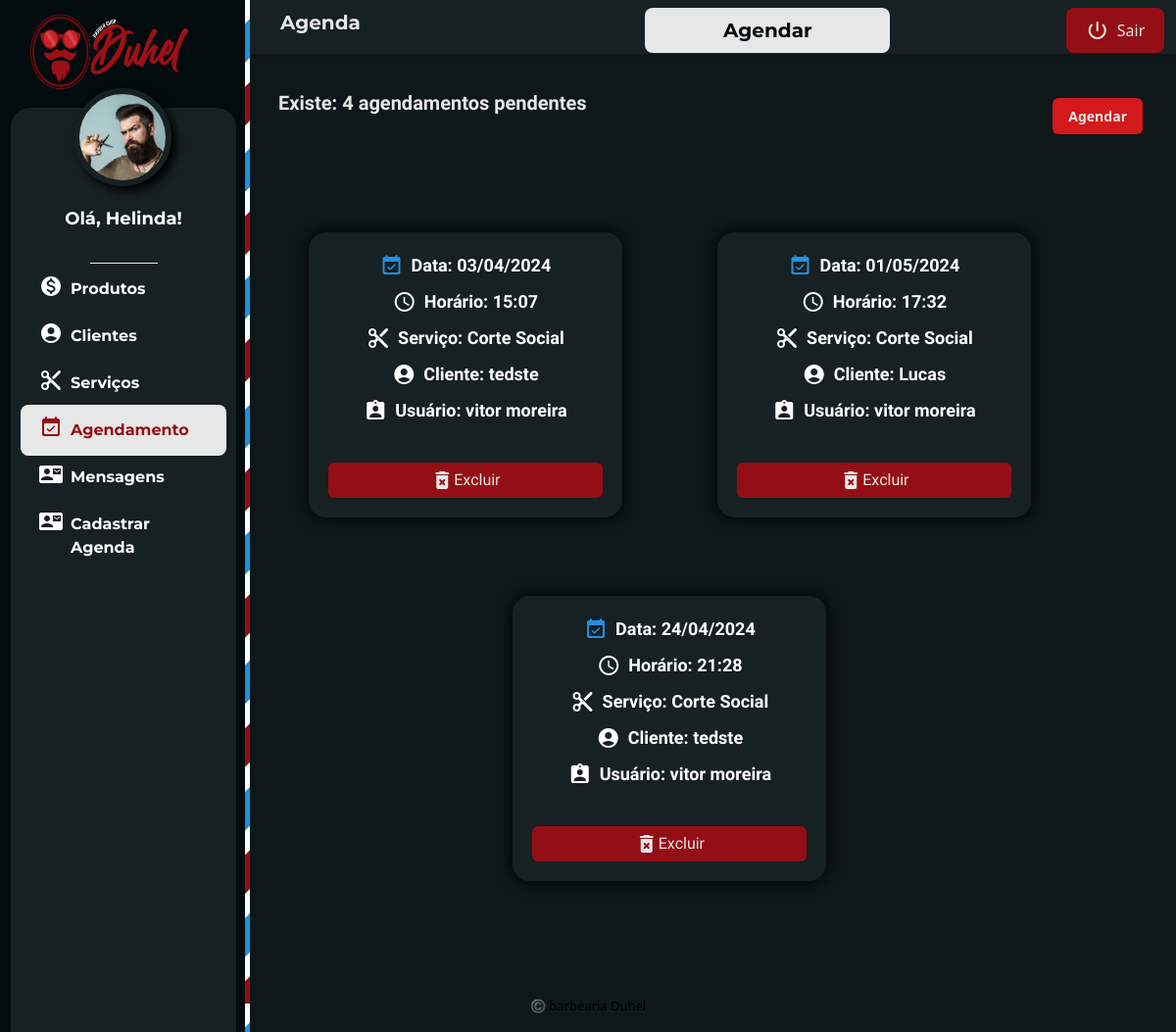
The app's page /private-adm/info-agenda.php (signed in), older data.
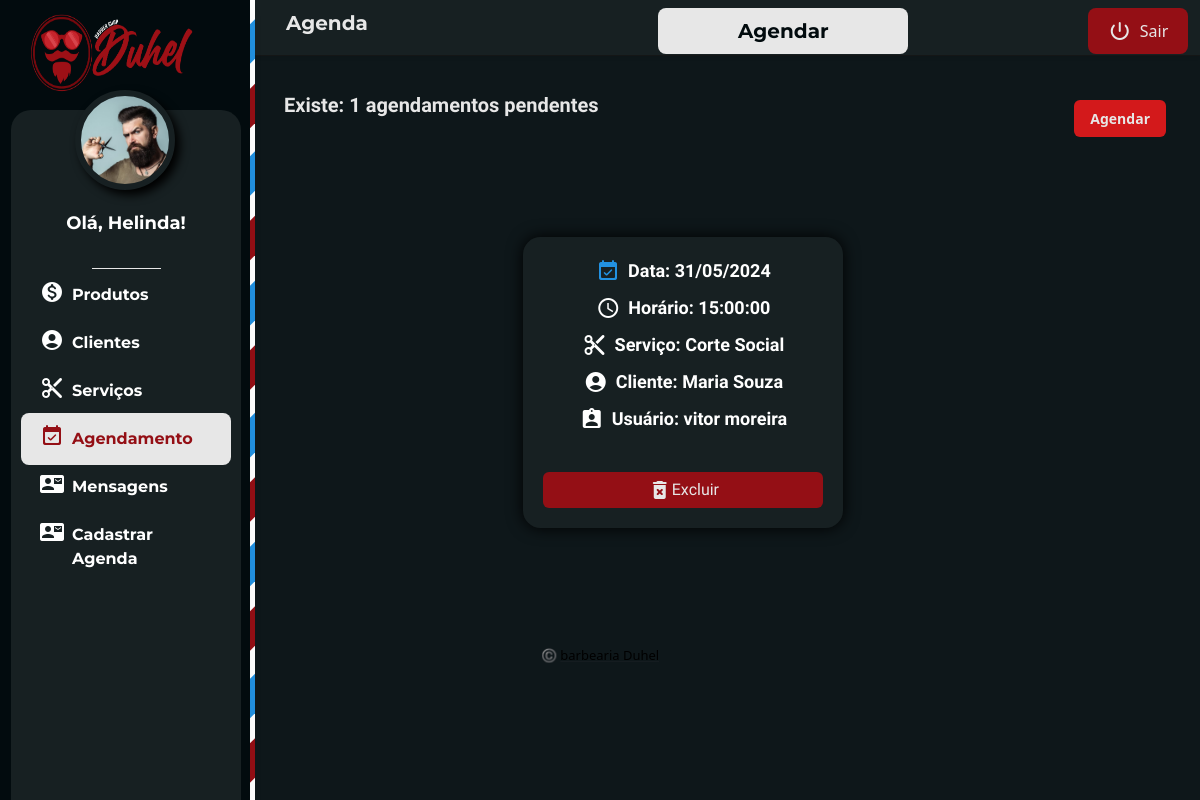
The same page, newer data.
### tables this page shows
CREATE TABLE `tbagenda` (
  `idagenda` int(11) NOT NULL,
  `dataAgenda` date NOT NULL,
  `horaAgenda` time NOT NULL,
  `idcliente` int(11) NOT NULL,
  `idservico` int(11) NOT NULL,
  `idusuario` int(11) NOT NULL
);

CREATE TABLE `tbservico` (
  `idServico` int(11) NOT NULL,
  `nomeServico` varchar(300) NOT NULL,
  `descServico` varchar(300) NOT NULL,
  `fotoServico` varchar(300) NOT NULL
);

CREATE TABLE `tbcliente` (
  `idCliente` int(11) NOT NULL,
  `nomeCliente` varchar(300) NOT NULL,
  `cpfCliente` varchar(15) NOT NULL,
  `celularCliente` varchar(15) NOT NULL
);

CREATE TABLE `tbusuario` (
  `idusuario` int(11) NOT NULL,
  `nomeUsuario` varchar(300) NOT NULL,
  `cpfUsuario` varchar(15) NOT NULL,
  `celularUsuario` varchar(15) NOT NULL
);

### classes/Agenda.php (called while the page is built, shortened)
<?php
class Agenda
{
    public function listar()
    {
        $conexao = Conexao::conectar();
        $querySelect = "SELECT idagenda, date_format(dataAgenda, '%d/%m/%Y') as dataAgenda, horaAgenda as horaAgenda, tbcliente.nomeCliente , tbservico.nomeServico , tbusuario.nomeUsuario
                            FROM tbagenda
                            INNER JOIN tbservico
                                ON tbagenda.idservico = tbservico.idServico
                            INNER JOIN tbcliente
                                ON tbagenda.idcliente = tbcliente.idCliente
                            INNER JOIN tbusuario
                                ON tbagenda.idusuario = tbusuario.idUsuario";
        $resultado = $conexao->query($querySelect);
        $lista = $resultado->fetchAll();
        return $lista;
    }
    public function contar()
    {
        $con = Conexao::conectar();
        $querySelect = "SELECT COUNT(idagenda) AS Quantidade FROM tbagenda";
        $resultado = $con->query($querySelect);
        $contagem = $resultado->fetchAll();
        return $contagem;
    }
}

### private-adm/info-agenda.php (the view, shortened to what this page needs)
<?php
require_once("../classes/Agenda.php");
try {
    $agenda = new Agenda();
    $listaAgenda = $agenda->listar();
    $agenda = new Agenda();
    $contaAgenda = $agenda->contar();
} catch (Exception $e) {
    echo $e->getMessage();
}
?>
<!DOCTYPE html>
<html lang="pt-BR">
<head>
    <link rel="stylesheet" href="../css/style.css?v=<?php echo filemtime('../css/style.css'); ?>">
    <link rel="stylesheet" href="../css/global.css?v=<?php echo filemtime('../css/global.css'); ?>">
    <link rel="stylesheet" href="../css/private.css?v=<?php echo filemtime('../css/private.css'); ?>">
    <link rel="stylesheet" href="../css/private-produtos.css?v=<?php echo filemtime('../css/private-produtos.css'); ?>">
    <link rel="stylesheet" href="../css/portal.css?v=<?php echo filemtime('../css/portal.css'); ?>">
    <link rel="stylesheet" href="../css/alert.css?v=<?php echo filemtime('../css/alert.css'); ?>">
    <link rel="stylesheet" href="../css/conteudo-pag.css?v=<?php echo filemtime('../css/conteudo-pag.css'); ?>">
    <link rel="stylesheet" href="https://cdnjs.cloudflare.com/ajax/libs/animate.css/4.1.1/animate.min.css" />
    <link rel="stylesheet" href="https://cdnjs.cloudflare.com/ajax/libs/font-awesome/5.15.4/css/all.min.css">
    <link id="theme-style" rel="stylesheet" href="assets/css/portal.css">
</head>
<body class="app" onload="loadEventosDashboard()">
    <header class="app-header fixed-top">
        <div class="app-header-inner">
            <div class="container-fluid py-2">
                <div class="app-header-content">
                    <div class="row justify-content-between">
                        <div class="col-auto">
                        </div>
                        <div class="app-search-box col">
                            <div class="display-f justify-bt align-c header-inicio content-header-list f-mont f-700 f-20">
                                <p>Agenda</p>
                                <a href="./form-agenda.php" class="display-f align-c justify-c">
                                    Agendar
                                </a>
                            </div>
                        </div>
                        <div class="app-utilities col-auto">
                            <div class="header-final principal">
                                <a href="../logout-login.php" class="display-f align-c justify-c">
                                    <span class="material-icons-round m-r">power_settings_new</span>
                                    Sair
                                </a>
                            </div>
                        </div>
                    </div>
                </div>
            </div>
        </div>
        <div id="app-sidepanel" class="app-sidepanel sidepanel-hidden">
            <div class="sidepanel-inner d-flex flex-column">
                <div class="app-branding">
                    <a class="app-logo" href="index.php">
                        <img class="logo-icon me-2" src="../images/logo.png" alt="Logo barbearia Duhel"></a>
                </div>
                <div class="display-f justify-c">
                    <div class="circulo"></div>
                </div>
                <nav id="app-nav-main" class="app-nav app-nav-main flex-grow-1">
                    <ul class="app-menu list-unstyled accordion" id="menu-accordion">
                        <div class="display-f justify-c">
                            <p class="f-mont f-700 f-18 color-white">Olá, Helinda!</p>
                        </div>
                        <div class="display-f justify-c">
                        </div>
                        <li class="nav-item">
                            <a class="nav-link " href="info-produto.php">
                                <span class="nav-icon">
                                    <span class="material-icons-round m-r">monetization_on</span>
                                </span>
                                <span class="nav-link-text f-mont f-700 f-16">Produtos</span>
                            </a>
                        </li>
                        <li class="nav-item">
                            <a class="nav-link " href="info-cliente.php">
                                <span class="nav-icon">
                                    <span class="material-icons-round m-r">account_circle</span>
                                </span>
                                <span class="nav-link-text f-mont f-700 f-16">Clientes</span>
                            </a>
                        </li>
                        <li class="nav-item">
                            <a class="nav-link " href="info-servico.php">
                                <span class="nav-icon">
                                    <span class="material-icons-round m-r">content_cut</span>
                                </span>
                                <span class="nav-link-text f-mont f-700 f-16">Serviços</span>
                            </a>
                        </li>
                        <li class="nav-item">
                            <a class="nav-link active " href="info-agenda.php">
                                <span class="nav-icon">
                                    <span class="material-icons-round m-r">event_available</span>
                                </span>
                                <span class="nav-link-text f-mont f-700 f-16">Agendamento</span>
                            </a>
                        </li>
                        <li class="nav-item">
                            <a class="nav-link" href="info-fale-conosco.php">
                                <span class="nav-icon">
                                    <span class="material-icons m-r">contact_mail</span>
                                </span>
                                <span class="nav-link-text f-mont f-700 f-16">Mensagens</span>
                            </a>
                        </li>
                        <li class="nav-item">
                            <a class="nav-link" href="form-agenda-adm.php">
                                <span class="nav-icon">
                                    <span class="material-icons m-r">contact_mail</span>
                                </span>
                                <span class="nav-link-text f-mont f-700 f-16">Cadastrar Agenda </span>
                            </a>
                        </li>
                    </ul>
                </nav>
            </div>
        </div>
    </header>
    <div class="app-wrapper">
        <div class="app-content pt-3 p-md-3 p-lg-4">
            <div class="row g-3 mb-4 align-items-center justify-content-between">
                <div class="col-auto">
                    <p>
                        <?php
                        foreach ($contaAgenda as $linha) {
                            echo ("<label class='f-kanit f-900 f-20 m-b color-grey-ligth'> Existe: " . $linha['Quantidade'] . " agendamentos pendentes</label>");
                        }
                        ?>
                    </p>
                </div>
                <div class="col-auto">
                    <div class="page-utilities">
                        <div class="row g-2 justify-content-start justify-content-md-end">
                            <div class="col-auto">
                                <a id="cadastroMemb" class="btn app-btn-primary" href="./form-agenda.php" class="display-f align-c justify-c">
                                    Agendar
                                </a>
                            </div>
                        </div>
                    </div>
                </div>
            </div>
            <div class="container-xl d-flex row" id="eventos">
                <div class="content-pagina ">
                    <div class="content-body ">
                        <?php
                        echo ("<div class='display-f align-c w-100 content-card-content justify-content-around'>");
                        foreach ($listaAgenda as $linhas) {
                            echo ("
                        <div class='card-pag-cliente animate_card'>
                        <div class='content-card'>
                            <div class='display-f align-c justify-c f-kanit f-900 f-18 m-b'>
                            <span class='material-icons-round m-r color-blue'>event_available</span>
                             Data: " . $linhas['dataAgenda'] . "</div>
                            <div class='display-f align-c justify-c f-kanit f-900 f-18 m-b'>
                            <span class='material-icons-outlined m-r'>watch_later</span>
                            Horário: " . $linhas['horaAgenda'] . "</div>
                            <div class='display-f align-c justify-c f-kanit f-900 f-18 m-b'>
                            <span class='material-icons-round m-r'>content_cut</span>
                            Serviço: " . $linhas['nomeServico'] . "</div>
                            <div class='display-f align-c justify-c f-kanit f-900 f-18 m-b'>
                            <span class='material-icons-round m-r'>account_circle</span>
                            Cliente: " . $linhas['nomeCliente'] . "</div>
                            <div class='display-f align-c justify-c f-kanit f-900 f-18 m-b'>
                            <span class='material-icons-round m-r'>assignment_ind</span>
                            Usuário: " . $linhas['nomeUsuario'] . "</div>
                            <div class='m-t'>
                                <a href='excluir.php?excAgenda=" . $linhas['idagenda'] . "'>
                                    <div class='f-kanit botao-excluir display-f justify-c align-c'>
                                    <span class='material-icons-round'>delete_forever</span>
                                        Excluir
                                    </div>
                                </a>
                            </div>
                        </div>
                    </div>
                        ");
                        }
                        echo ("</div>");
                        ?>
                    </div>
                </div>
            </div>
        </div>
    </div>
    <footer class=" app-footer">
        <div class="container text-center py-3">
            <small class="copyright">©️ <a class="app-link" href="#" target="_blank">barbearia Duhel </a> </small>
        </div>
    </footer>
</body>
</html>

### css/style.css (style rules this page uses)
* { margin: 0; padding: 0; box-sizing: border-box; text-decoration: none; }
html, body { background-color: var(--grey-dark); }
a:visited, a:link { color: var(--grey-ligth); }
ul, li { list-style-type: none; }
html { --grey-dark: #020b0e; --grey-label: #172022; --grey-transparent-ligth: rgba(23, 32, 34, 0.227); --grey-ligth: #e7e7e7; --white: #ffffff; --wine: #940f15; --bg-input: rgba(211, 221, 253, 0.506); --blue: #2291E1; --new-grey-bg: #0E171A; scroll-behavior: smooth; }

### css/global.css (style rules this page uses)
.container { max-width: 70%; margin: 0 auto; }
.display-f { display: flex; }
.align-c { align-items: center; }
.justify-c { justify-content: center; }
.justify-bt { justify-content: space-between; }
.f-20 { font-size: 20px; }
.f-18 { font-size: 18px; }
.f-16 { font-size: 16px; }
.f-kanit { font-family: "Kanit", sans-serif; }
.f-mont { font-family: "Montserrat", sans-serif; }
.f-900 { font-weight: 900; }
.f-700 { font-weight: 700; }
.color-white { color: var(--white); }
.color-blue { color: var(--blue); }
.color-grey-ligth { color: var(--grey-ligth); }
.w-100 { width: 100%; }
.m-b { margin-bottom: 10px; }
.m-t { margin-top: 40px; }

### css/private.css (style rules this page uses)
html, body { background-color: var(--new-grey-bg) !important; }
div.content-body { height: 90%; }
header { background-color: var(--grey-dark); color: var(--grey-ligth); height: 10%; box-shadow: -1px -1px 10px black; }
header div.header-inicio { height: 100%; width: 80%; }
header div.header-final { height: 100%; width: 20%; }
header div.principal a { width: 100px; height: 100%; background-color: var(--wine); border-radius: 8px; transition: 800ms all; }
nav { position: relative; display: block; height: 100vh; background-color: var(--grey-dark); }
div.circulo { z-index: 999; width: 100px; height: 100px; border-radius: 50%; background-color: red; position: absolute; background-image: url(../images/perfil.jpg); background-size: cover; border: var(--grey-label) solid 6px; box-shadow: 5px 5px 10px black; }
ul { margin-top: 20px; }
li { display: flex; padding: 0 10px; align-items: center; height: 48px; color: var(--grey-ligth); transition: 800ms all; }
li a { display: flex; align-items: center; }
.m-r { margin-right: 8px; }
.content-pagina { padding-top: 6%; }

### css/private-produtos.css (style rules this page uses)
.content-header-list { color: var(--grey-ligth); }
div.content-header-list a { width: 250px; height: 100%; background-color: var(--grey-ligth); color: var(--grey-dark); border-radius: 8px; transition: 800ms all; }
label, input, textarea { width: 100%; }

### css/conteudo-pag.css (style rules this page uses)
div .card-pag-cliente { width: 20rem; margin-right: 3.7rem; background-color: var(--grey-label); color: white; border-radius: 1.1rem; margin-top: 1rem; margin-bottom: 4rem; transition: all 800ms; box-shadow: 0 0 1em black; }
.animate_card { animation: pulse 2s 1s; }
div.content-card { width: 100%; padding: 20px; }
.content-card-content { flex-wrap: wrap; }
.botao-excluir { width: 100%; padding: 6px; border-radius: 6px; background-color: var(--wine); }

Row changes from the older to the newer data that the page shows:
removed tbagenda: dataAgenda "03/04/2024", horaAgenda "15:07", idservico.nomeServico "Corte Social", idcliente.nomeCliente "tedste", idusuario.nomeUsuario "vitor moreira"
removed tbagenda: dataAgenda "01/05/2024", horaAgenda "17:32", idservico.nomeServico "Corte Social", idcliente.nomeCliente "Lucas", idusuario.nomeUsuario "vitor moreira"
removed tbagenda: dataAgenda "24/04/2024", horaAgenda "21:28", idservico.nomeServico "Corte Social", idcliente.nomeCliente "tedste", idusuario.nomeUsuario "vitor moreira"
added tbagenda: dataAgenda "31/05/2024", horaAgenda "15:00:00", idservico.nomeServico "Corte Social", idcliente.nomeCliente "Maria Souza", idusuario.nomeUsuario "vitor moreira"
Text that changed along with them:
new list line: "Existe: 1 agendamentos pendentes"
list line gone: "Existe: 4 agendamentos pendentes"
